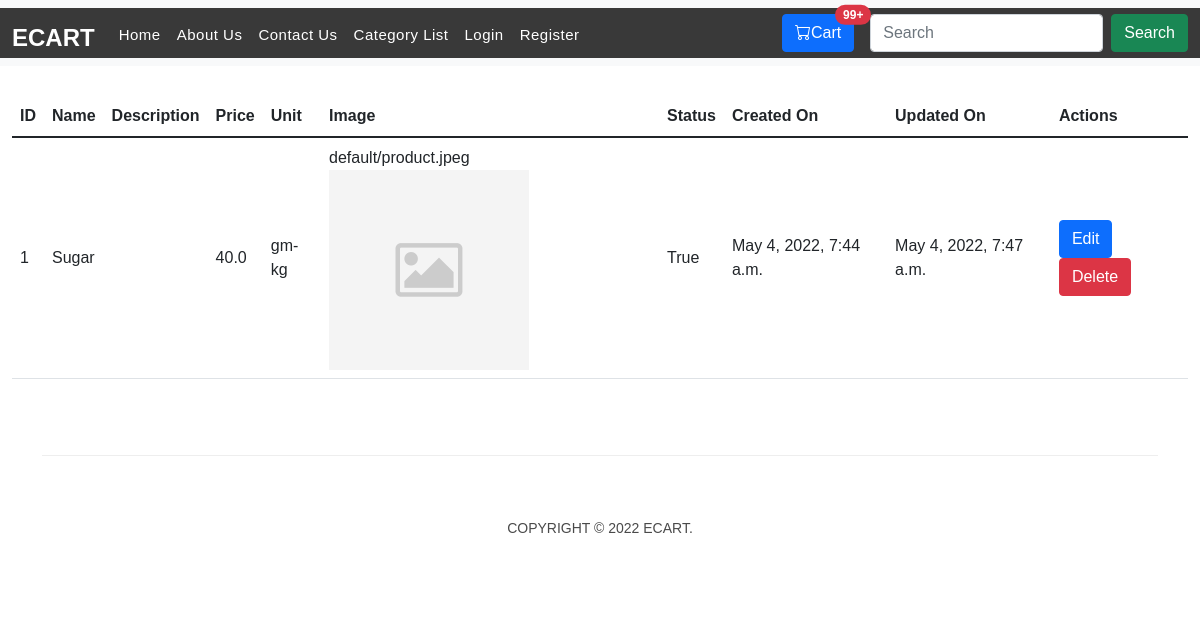
The page /product/1/detail/ on the database its author committed.
### product/models.py (models this page shows, shortened)
class ProductModel(models.Model):
    name=models.CharField(max_length=100)
    price=models.FloatField()
    image=models.ImageField(upload_to="images/product/",blank=True,null=True,default='default/product.jpeg')
    description=models.TextField(max_length=200,blank=True,null=True)
    category=models.ForeignKey(CategoryModel,on_delete=models.SET_NULL,null=True,blank=True)
    unit=models.ForeignKey(UnitModel,on_delete=models.SET_NULL,null=True,blank=True)
    created_on=models.DateTimeField(auto_now_add=True)
    updated_on=models.DateTimeField(auto_now=True)
    status=models.BooleanField(default=True)

class UnitModel(models.Model):
    base_unit=models.CharField(max_length=20)
    secondary_unit=models.CharField(max_length=20)
    conversion_ratio=models.FloatField()
    created_on=models.DateTimeField(auto_now_add=True)
    updated_on=models.DateTimeField(auto_now=True)
    status=models.BooleanField(default=True)
    def __str__(self):
        return f"{self.base_unit}-{self.secondary_unit}"

### product/views.py (the view)
# urls.py: path("<int:pk>/detail/",ProductDetailView.as_view(),name="product_detail"),
class ProductDetailView(DetailView):
    template_name='products/detail.html'
    model=ProductModel

### templates/products/detail.html (shortened to what this page needs)
{% extends 'base.html' %} {% block content %}
<div class="container-fluid">
  <div class="row">
    <div class="col">
      <table class="table table-hover">
        <thead>
          <tr>
            <th>ID</th>
            <th>Name</th>
            <th>Description</th>
            <th>Price</th>
            <th>Unit</th>
            <th>Image</th>
            <th>Status</th>
            <th>Created On</th>
            <th>Updated On</th>
            <th>Actions</th>
          </tr>
        </thead>
        <tbody>
          <tr class="align-middle">
            <td>{{object.id}}</td>
            <td>{{object.name}}</td>
            <td>{{object.description}}</td>
            <td>{{object.price}}</td>
            <td>{{object.unit}}</td>
            <td>{{object.image}} <img src="{{object.image.url}}" height="200px" width="auto"  alt="noimage"></td>
            <td>{{object.status}}</td>
            <td>{{object.created_on}}</td>
            <td>{{object.updated_on}}</td>
            <td>
              <a
                href="{% url 'product_update' object.id %}"
                class="btn btn-primary"
                >Edit</a
              >
              <button
                type="button"
                class="btn btn-danger"
                data-bs-toggle="modal"
                data-bs-target="#exampleModal"
              >
                Delete
              </button>
            </td>
          </tr>
        </tbody>
      </table>
    </div>
  </div>
</div>
{% endblock %}

### static/css/templatemo-sixteen.css (style rules this page uses)
body { font-family: 'Poppins', sans-serif; overflow-x: hidden; text-rendering: optimizeLegibility; -webkit-font-smoothing: antialiased; -moz-osx-font-smoothing: grayscale; }
a { text-decoration: none!important; }

### rows shown on the page
ProductModel: id "1", name "Sugar", price "40.0", unit "gm-kg", image "default/product.jpeg", image (picture), status "True", created_on "May 4, 2022, 7:44 a.m.", updated_on "May 4, 2022, 7:47 a.m."
